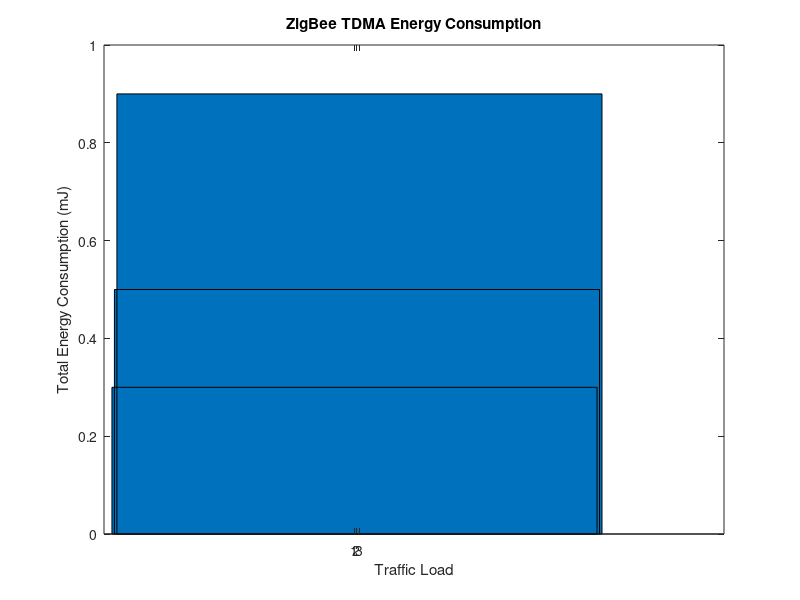

The MATLAB script that drew this image:
function ZigBee_TDMA_Dynamic
    num_slots = 10;
    slot_duration = 1e-3; % 1ms per slot
    traffic_load = [0.3, 0.5, 0.9]; % Traffic load for different distances

    energy_idle = 1.2; % Idle energy per slot in mJ (adjusted for ZigBee)
    energy_tx = 12; % Transmission energy in mJ (adjusted for ZigBee)

    slot_allocation = [];

    for i = 1:length(traffic_load)
        allocated_slots = floor(num_slots * traffic_load(i));
        slot_allocation(i) = allocated_slots;
    end

    total_energy = sum(slot_allocation) * energy_tx + (num_slots - sum(slot_allocation)) * energy_idle;
    
    disp(['ZigBee TDMA Total Energy Consumption: ', num2str(total_energy), ' mJ']);
    % Plot
    figure;
    bar(traffic_load, total_energy);
    xlabel('Traffic Load');
    ylabel('Total Energy Consumption (mJ)');
    title('ZigBee TDMA Energy Consumption');
end
